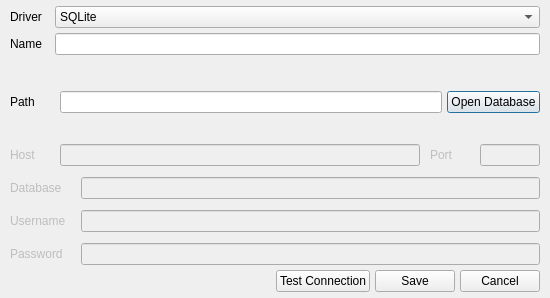
<?xml version="1.0" encoding="UTF-8"?>
<ui version="4.0">
 <class>ConnectionDialog</class>
 <widget class="QDialog" name="ConnectionDialog">
  <property name="geometry">
   <rect>
    <x>0</x>
    <y>0</y>
    <width>550</width>
    <height>298</height>
   </rect>
  </property>
  <property name="sizePolicy">
   <sizepolicy hsizetype="Minimum" vsizetype="Minimum">
    <horstretch>0</horstretch>
    <verstretch>0</verstretch>
   </sizepolicy>
  </property>
  <property name="minimumSize">
   <size>
    <width>550</width>
    <height>0</height>
   </size>
  </property>
  <property name="maximumSize">
   <size>
    <width>550</width>
    <height>16777215</height>
   </size>
  </property>
  <property name="windowTitle">
   <string>Dialog</string>
  </property>
  <layout class="QGridLayout" name="gridLayout_3">
   <property name="leftMargin">
    <number>10</number>
   </property>
   <property name="topMargin">
    <number>6</number>
   </property>
   <property name="rightMargin">
    <number>10</number>
   </property>
   <property name="bottomMargin">
    <number>6</number>
   </property>
   <item row="0" column="0">
    <layout class="QVBoxLayout" name="verticalLayout_3">
     <property name="spacing">
      <number>0</number>
     </property>
     <item>
      <layout class="QHBoxLayout" name="driverLayout">
       <property name="bottomMargin">
        <number>5</number>
       </property>
       <item>
        <widget class="QLabel" name="label_6">
         <property name="minimumSize">
          <size>
           <width>45</width>
           <height>0</height>
          </size>
         </property>
         <property name="maximumSize">
          <size>
           <width>45</width>
           <height>16777215</height>
          </size>
         </property>
         <property name="text">
          <string>Driver</string>
         </property>
        </widget>
       </item>
       <item>
        <widget class="QComboBox" name="driverInput">
         <property name="sizePolicy">
          <sizepolicy hsizetype="Expanding" vsizetype="Fixed">
           <horstretch>0</horstretch>
           <verstretch>0</verstretch>
          </sizepolicy>
         </property>
         <property name="currentIndex">
          <number>1</number>
         </property>
         <item>
          <property name="text">
           <string>PostgreSQL</string>
          </property>
         </item>
         <item>
          <property name="text">
           <string>SQLite</string>
          </property>
         </item>
        </widget>
       </item>
      </layout>
     </item>
     <item>
      <layout class="QHBoxLayout" name="nameLayout">
       <property name="bottomMargin">
        <number>10</number>
       </property>
       <item>
        <widget class="QLabel" name="label_8">
         <property name="minimumSize">
          <size>
           <width>45</width>
           <height>0</height>
          </size>
         </property>
         <property name="maximumSize">
          <size>
           <width>45</width>
           <height>16777215</height>
          </size>
         </property>
         <property name="text">
          <string>Name</string>
         </property>
        </widget>
       </item>
       <item>
        <widget class="QLineEdit" name="nameInput"/>
       </item>
      </layout>
     </item>
     <item>
      <widget class="QWidget" name="fileWidget" native="true">
       <layout class="QGridLayout" name="gridLayout_2">
        <property name="leftMargin">
         <number>0</number>
        </property>
        <property name="topMargin">
         <number>0</number>
        </property>
        <property name="rightMargin">
         <number>0</number>
        </property>
        <property name="bottomMargin">
         <number>5</number>
        </property>
        <property name="spacing">
         <number>0</number>
        </property>
        <item row="0" column="0">
         <layout class="QHBoxLayout" name="pathLayout">
          <property name="spacing">
           <number>5</number>
          </property>
          <property name="bottomMargin">
           <number>0</number>
          </property>
          <item>
           <widget class="QLabel" name="label_7">
            <property name="minimumSize">
             <size>
              <width>45</width>
              <height>0</height>
             </size>
            </property>
            <property name="maximumSize">
             <size>
              <width>45</width>
              <height>16777215</height>
             </size>
            </property>
            <property name="text">
             <string>Path</string>
            </property>
           </widget>
          </item>
          <item>
           <widget class="QLineEdit" name="pathInput"/>
          </item>
          <item>
           <widget class="QPushButton" name="openDBButton">
            <property name="text">
             <string>Open Database</string>
            </property>
           </widget>
          </item>
         </layout>
        </item>
       </layout>
      </widget>
     </item>
     <item>
      <widget class="QWidget" name="dbWidget" native="true">
       <property name="enabled">
        <bool>false</bool>
       </property>
       <layout class="QGridLayout" name="gridLayout">
        <property name="leftMargin">
         <number>0</number>
        </property>
        <property name="topMargin">
         <number>0</number>
        </property>
        <property name="rightMargin">
         <number>0</number>
        </property>
        <property name="bottomMargin">
         <number>0</number>
        </property>
        <item row="0" column="0">
         <layout class="QVBoxLayout" name="verticalLayout_2">
          <item>
           <layout class="QHBoxLayout" name="hostLayout">
            <property name="spacing">
             <number>10</number>
            </property>
            <property name="bottomMargin">
             <number>5</number>
            </property>
            <item>
             <widget class="QLabel" name="label">
              <property name="minimumSize">
               <size>
                <width>40</width>
                <height>0</height>
               </size>
              </property>
              <property name="maximumSize">
               <size>
                <width>40</width>
                <height>16777215</height>
               </size>
              </property>
              <property name="text">
               <string>Host</string>
              </property>
             </widget>
            </item>
            <item>
             <widget class="QLineEdit" name="hostInput">
              <property name="readOnly">
               <bool>false</bool>
              </property>
             </widget>
            </item>
            <item>
             <layout class="QHBoxLayout" name="horizontalLayout_4">
              <property name="sizeConstraint">
               <enum>QLayout::SizeConstraint::SetDefaultConstraint</enum>
              </property>
              <item>
               <widget class="QLabel" name="label_4">
                <property name="minimumSize">
                 <size>
                  <width>40</width>
                  <height>0</height>
                 </size>
                </property>
                <property name="maximumSize">
                 <size>
                  <width>40</width>
                  <height>16777215</height>
                 </size>
                </property>
                <property name="text">
                 <string>Port</string>
                </property>
               </widget>
              </item>
              <item>
               <widget class="QLineEdit" name="portInput">
                <property name="minimumSize">
                 <size>
                  <width>60</width>
                  <height>0</height>
                 </size>
                </property>
                <property name="maximumSize">
                 <size>
                  <width>60</width>
                  <height>16777215</height>
                 </size>
                </property>
               </widget>
              </item>
             </layout>
            </item>
           </layout>
          </item>
          <item>
           <layout class="QHBoxLayout" name="databaseLayout">
            <property name="spacing">
             <number>-1</number>
            </property>
            <property name="bottomMargin">
             <number>5</number>
            </property>
            <item>
             <widget class="QLabel" name="label_5">
              <property name="minimumSize">
               <size>
                <width>65</width>
                <height>0</height>
               </size>
              </property>
              <property name="maximumSize">
               <size>
                <width>65</width>
                <height>16777215</height>
               </size>
              </property>
              <property name="text">
               <string>Database</string>
              </property>
             </widget>
            </item>
            <item>
             <widget class="QLineEdit" name="databaseInput"/>
            </item>
           </layout>
          </item>
          <item>
           <layout class="QHBoxLayout" name="usernameLayout">
            <property name="bottomMargin">
             <number>5</number>
            </property>
            <item>
             <widget class="QLabel" name="label_2">
              <property name="minimumSize">
               <size>
                <width>65</width>
                <height>0</height>
               </size>
              </property>
              <property name="maximumSize">
               <size>
                <width>65</width>
                <height>16777215</height>
               </size>
              </property>
              <property name="text">
               <string>Username</string>
              </property>
             </widget>
            </item>
            <item>
             <widget class="QLineEdit" name="usernameInput"/>
            </item>
           </layout>
          </item>
          <item>
           <layout class="QHBoxLayout" name="passwordLayout">
            <property name="bottomMargin">
             <number>5</number>
            </property>
            <item>
             <widget class="QLabel" name="label_3">
              <property name="minimumSize">
               <size>
                <width>65</width>
                <height>0</height>
               </size>
              </property>
              <property name="maximumSize">
               <size>
                <width>65</width>
                <height>16777215</height>
               </size>
              </property>
              <property name="text">
               <string>Password</string>
              </property>
             </widget>
            </item>
            <item>
             <widget class="QLineEdit" name="passwordInput"/>
            </item>
           </layout>
          </item>
         </layout>
        </item>
       </layout>
      </widget>
     </item>
     <item>
      <layout class="QHBoxLayout" name="buttonLayout">
       <property name="spacing">
        <number>5</number>
       </property>
       <item>
        <spacer name="horizontalSpacer">
         <property name="orientation">
          <enum>Qt::Orientation::Horizontal</enum>
         </property>
         <property name="sizeHint" stdset="0">
          <size>
           <width>40</width>
           <height>20</height>
          </size>
         </property>
        </spacer>
       </item>
       <item>
        <widget class="QPushButton" name="testButton">
         <property name="text">
          <string>Test Connection</string>
         </property>
        </widget>
       </item>
       <item>
        <widget class="QPushButton" name="saveButton">
         <property name="text">
          <string>Save</string>
         </property>
        </widget>
       </item>
       <item>
        <widget class="QPushButton" name="cancelBtn">
         <property name="text">
          <string>Cancel</string>
         </property>
        </widget>
       </item>
      </layout>
     </item>
    </layout>
   </item>
  </layout>
 </widget>
 <resources/>
 <connections/>
</ui>
